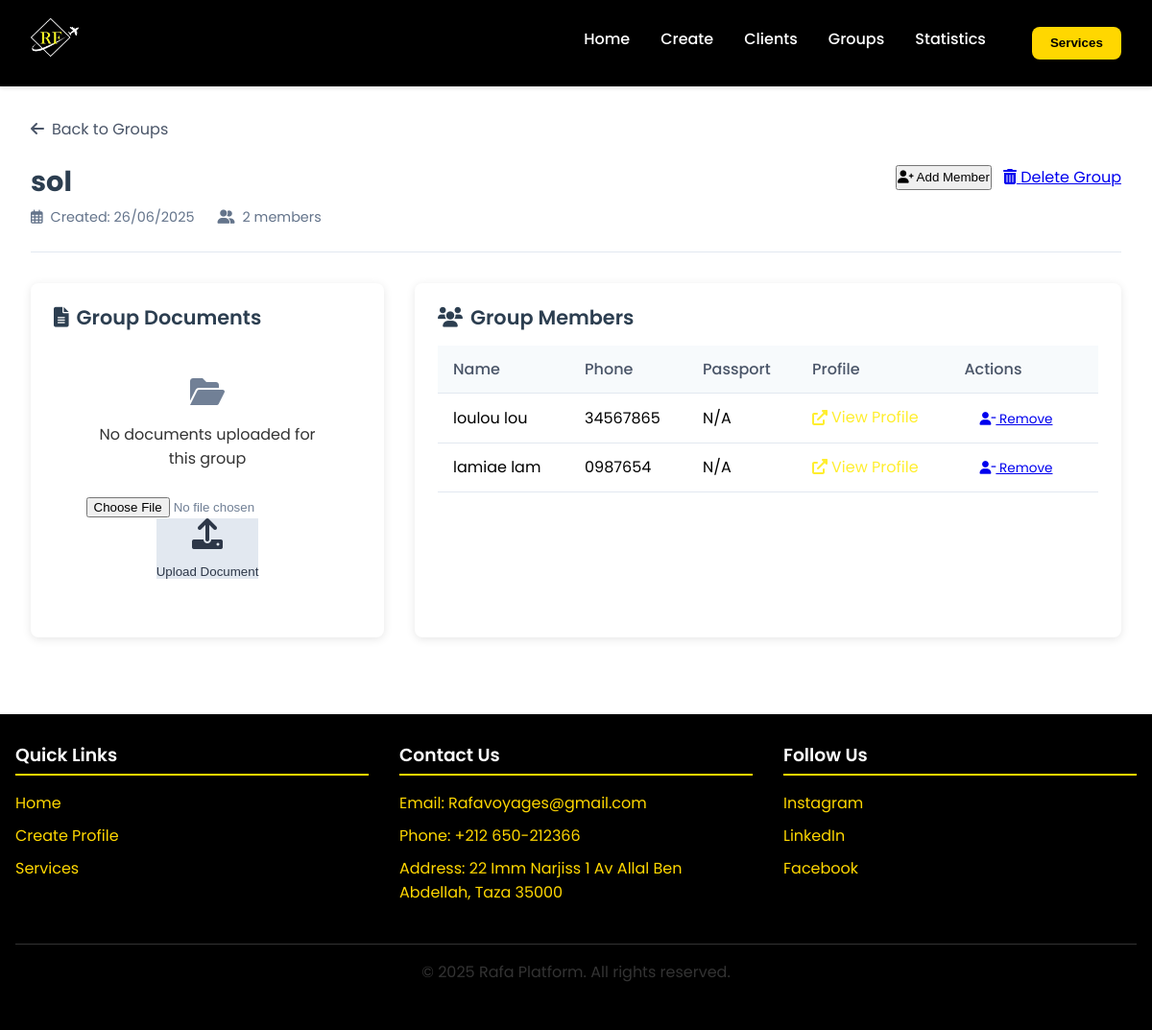
The page /group/1 on the database its author committed.
### app.py (models this page shows)
class GroupProfile(db.Model):
    id = db.Column(db.Integer, primary_key=True)
    group_name = db.Column(db.String(100), nullable=False)
    documents_path = db.Column(db.String(200))
    created_at = db.Column(db.DateTime, default=datetime.utcnow)

class GroupMember(db.Model):
    id = db.Column(db.Integer, primary_key=True)
    group_id = db.Column(db.Integer, db.ForeignKey('group_profile.id'), nullable=False)
    first_name = db.Column(db.String(50), nullable=False)
    last_name = db.Column(db.String(50), nullable=False)
    phone = db.Column(db.String(20), nullable=False)
    passport = db.Column(db.String(50))

### app.py (the view)
@app.route('/group/<int:group_id>', methods=['GET', 'POST'])
def group_detail(group_id):
    group = GroupProfile.query.get_or_404(group_id)
    members = GroupMember.query.filter_by(group_id=group_id).all()
    member_details = []
    for member in members:
        profile = Profile.query.filter(
            db.and_(
                Profile.first_name == member.first_name,
                Profile.last_name == member.last_name,
                Profile.phone == member.phone
            )
        ).first()
        member_details.append({
            'member': member,
            'profile': profile
        })
    return render_template('group_detail.html',
                         group=group,
                         members=member_details)

### templates/group_detail.html (shortened to what this page needs)
<!DOCTYPE html>
<html lang="en">
<head>
    <link rel="stylesheet" href="{{ url_for('static', filename='css/styles.css') }}">
    <link rel="stylesheet" href="{{ url_for('static', filename='css/group_detail.css') }}">
    <link rel="stylesheet" href="https://cdnjs.cloudflare.com/ajax/libs/font-awesome/6.0.0/css/all.min.css">
</head>
<body>
    <header class="navbar">
        <a href="{{ url_for('index') }}" class="logo-link">
            <img src="{{ url_for('static', filename='images/logo.jpeg') }}" alt="Rafa Logo" class="logo-img" width="150" height="50">
        </a>
        <nav class="navbar-links">
            <ul>
                <li><a href="{{ url_for('index') }}">Home</a></li>
                <li><a href="{{ url_for('create_profile') }}">Create</a></li>
                <li><a href="{{ url_for('clients') }}">Clients</a></li>
                <li><a href="{{ url_for('groups') }}">Groups</a></li>
                <li><a href="{{ url_for('statistics') }}">Statistics</a></li>
                <li><button class="sidebar-toggle" id="sidebarToggle">Services</button></li>
            </ul>
        </nav>
    </header>
    <main id="main-content">
        <section class="group-detail-section">
            <div class="back-link">
                <a href="{{ url_for('groups') }}" class="back-btn">
                    <i class="fas fa-arrow-left"></i> Back to Groups
                </a>
            </div>
            <div class="group-header">
                <div class="group-info">
                    <h1>{{ group.group_name }}</h1>
                    <div class="group-meta">
                        <span class="created-date">
                            <i class="far fa-calendar-alt"></i>
                            Created: {{ group.created_at.strftime('%d/%m/%Y') }}
                        </span>
                        <span class="member-count">
                            <i class="fas fa-user-friends"></i>
                            {{ members|length }} members
                        </span>
                    </div>
                </div>
                <div class="group-actions">
                    <button class="btn btn-primary" id="addMemberBtn">
                        <i class="fas fa-user-plus"></i> Add Member
                    </button>
                    <a href="{{ url_for('delete_group', group_id=group.id) }}"
                       class="btn btn-danger"
                       onclick="return confirm('Are you sure you want to delete this group?')">
                        <i class="fas fa-trash-alt"></i> Delete Group
                    </a>
                </div>
            </div>
            <div class="group-content">
                <div class="group-documents">
                    <h2><i class="fas fa-file-alt"></i> Group Documents</h2>
                    {% if group.documents_path %}
                    <div class="document-preview">
                        <iframe src="{{ url_for('static', filename='uploads/' + group.documents_path) }}" frameborder="0"></iframe>
                        <a href="{{ url_for('static', filename='uploads/' + group.documents_path) }}" download class="download-btn">
                            <i class="fas fa-download"></i> Download Documents
                        </a>
                    </div>
                    {% else %}
                    <div class="no-documents">
                        <i class="fas fa-folder-open"></i>
                        <p>No documents uploaded for this group</p>
                        <form action="{{ url_for('update_group', group_id=group.id) }}" method="post" enctype="multipart/form-data">
                            <div class="upload-document">
                                <input type="file" name="group_documents" id="groupDocuments" accept=".pdf,.doc,.docx,.jpg,.jpeg,.png">
                                <button type="submit" class="btn btn-secondary">
                                    <i class="fas fa-upload"></i> Upload Document
                                </button>
                            </div>
                        </form>
                    </div>
                    {% endif %}
                </div>
                <div class="group-members">
                    <h2><i class="fas fa-users"></i> Group Members</h2>
                    {% if members %}
                    <div class="members-table">
                        <table>
                            <thead>
                                <tr>
                                    <th>Name</th>
                                    <th>Phone</th>
                                    <th>Passport</th>
                                    <th>Profile</th>
                                    <th>Actions</th>
                                </tr>
                            </thead>
                            <tbody>
                                {% for member_data in members %}
                                <tr>
                                    <td>{{ member_data.member.first_name }} {{ member_data.member.last_name }}</td>
                                    <td>{{ member_data.member.phone }}</td>
                                    <td>{{ member_data.member.passport if member_data.member.passport else 'N/A' }}</td>
                                    <td>
                                        {% if member_data.profile %}
                                        <a href="{{ url_for('client_detail', client_id=member_data.profile.id) }}" class="profile-link">
                                            <i class="fas fa-external-link-alt"></i> View Profile
                                        </a>
                                        {% else %}
                                        <span class="no-profile">No profile</span>
                                        {% endif %}
                                    </td>
                                    <td>
                                        <a href="{{ url_for('delete_group_member', member_id=member_data.member.id) }}"
                                           class="btn btn-danger btn-sm"
                                           onclick="return confirm('Are you sure you want to remove this member?')">
                                            <i class="fas fa-user-minus"></i> Remove
                                        </a>
                                    </td>
                                </tr>
                                {% endfor %}
                            </tbody>
                        </table>
                    </div>
                    {% else %}
                    <div class="no-members">
                        <i class="fas fa-user-slash"></i>
                        <p>No members in this group yet</p>
                    </div>
                    {% endif %}
                </div>
            </div>
        </section>
    </main>
    <footer id="contact">
        <div class="footer-content">
            <div class="footer-section">
                <h3>Quick Links</h3>
                <ul>
                    <li><a href="{{ url_for('index') }}">Home</a></li>
                    <li><a href="{{ url_for('create_profile') }}">Create Profile</a></li>
                    <li><a href="#services">Services</a></li>
                </ul>
            </div>
            <div class="footer-section">
                <h3>Contact Us</h3>
                <ul>
                    <li>Email: Rafavoyages@gmail.com</li>
                    <li>Phone: +212 650-212366</li>
                    <li>Address: 22 Imm Narjiss 1 Av Allal Ben Abdellah, Taza 35000</li>
                </ul>
            </div>
            <div class="footer-section">
                <h3>Follow Us</h3>
                <ul>
                    <li><a href="https://www.instagram.com/agencerafavoyages">Instagram</a></li>
                    <li><a href="#">LinkedIn</a></li>
                    <li><a href="https://www.facebook.com/almassaAgencyTravel">Facebook</a></li>
                </ul>
            </div>
        </div>
        <div class="copyright">
            <p>&copy; 2025 Rafa Platform. All rights reserved.</p>
        </div>
    </footer>
</body>
</html>

### static/css/styles.css (style rules this page uses)
:root { --primary: #FFD700; --primary-dark: #D4AF37; --black: #000000; --white: #ffffff; --gray: #333333; --light-gray: #f5f5f5; --dark-bg: #1a1a1a; --shadow-sm: 0 2px 4px rgba(0, 0, 0, 0.1); --shadow-md: 0 4px 12px rgba(0, 0, 0, 0.15); --transition: all 0.3s ease; --transition-fast: all 0.15s ease; --border-radius: 8px; }
* { box-sizing: border-box; margin: 0; padding: 0; }
body { font-family: 'Poppins', sans-serif; line-height: 1.6; color: var(--black); background-color: var(--white); overflow-x: hidden; }
.navbar { display: flex; justify-content: space-between; align-items: center; padding: 1rem 2rem; background-color: var(--black); position: sticky; top: 0; z-index: 100; box-shadow: var(--shadow-sm); }
.logo-img { height: 50px; width: auto; transition: var(--transition); }
.navbar-links ul { display: flex; list-style: none; gap: 2rem; }
.navbar-links li a { padding: 0.5rem 0; position: relative; font-weight: 500; color: var(--white); text-decoration: none; }
.navbar-links li a::after { content: ''; position: absolute; bottom: 0; left: 0; width: 0; height: 2px; background-color: var(--primary); transition: var(--transition); }
h1, h2, h3, h4, h5, h6 { font-weight: 600; line-height: 1.2; margin-bottom: 0.75rem; color: var(--black); }
h1 { font-size: clamp(2.5rem, 5vw, 3.5rem); font-weight: 700; }
h2 { font-size: clamp(2rem, 4vw, 2.5rem); margin-bottom: 1rem; }
p { margin-bottom: 1rem; color: var(--gray); }
.sidebar-toggle { background-color: var(--primary); color: var(--black); padding: 0.6rem 1.2rem; border-radius: var(--border-radius); font-weight: 600; border: none; cursor: pointer; transition: var(--transition); }
footer { background-color: var(--black); color: var(--primary); padding: 2rem 1rem; text-align: center; margin-top: 3rem; }
.footer-content { max-width: 1200px; margin: 0 auto; display: grid; grid-template-columns: repeat(auto-fit, minmax(250px, 1fr)); gap: 2rem; text-align: left; }
.footer-section h3 { margin-bottom: 1rem; border-bottom: 2px solid var(--primary); padding-bottom: 0.5rem; color: var(--white); }
.footer-section ul { list-style: none; padding: 0; }
.footer-section ul li { margin-bottom: 0.5rem; }
.footer-section ul li a { color: var(--primary); text-decoration: none; }
.copyright { margin-top: 2rem; padding-top: 1rem; border-top: 1px solid var(--gray); color: var(--white); }
.sidebar-toggle { background-color: var(--primary); color: var(--black); padding: 0.6rem 1.2rem; border-radius: var(--border-radius); font-weight: 600; border: none; cursor: pointer; transition: var(--transition); margin-left: 1rem; }

### rows shown on the page
GroupProfile: group_name "sol", created_at "26/06/2025"
GroupMember: member.first_name "loulou", member.last_name "lou", member.phone "34567865", member "N/A"
GroupMember: member.first_name "lamiae", member.last_name "lam", member.phone "0987654", member "N/A"

### other values the page prints
{{ members|length }} "2"
